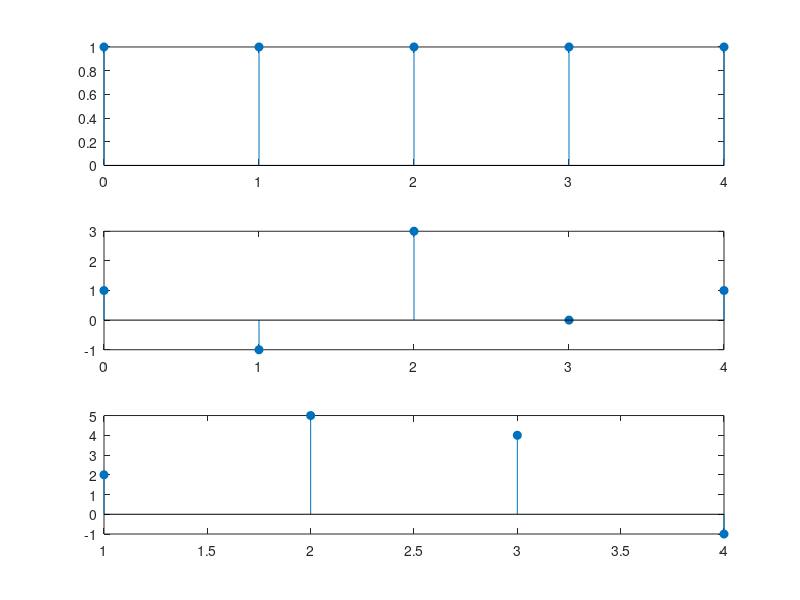

Write the MATLAB code that produced this figure.
nx1=0:4;
x1=ones(1,5);
nh1=0:4;
h1=[1 -1 3 0 1];
nh2=1:4;
h2=[2 5 4 -1];
subplot(3,1,1),stem(nx1,x1,'fill');
subplot(3,1,2),stem(nh1,h1,'fill');
subplot(3,1,3),stem(nh2,h2,'fill');